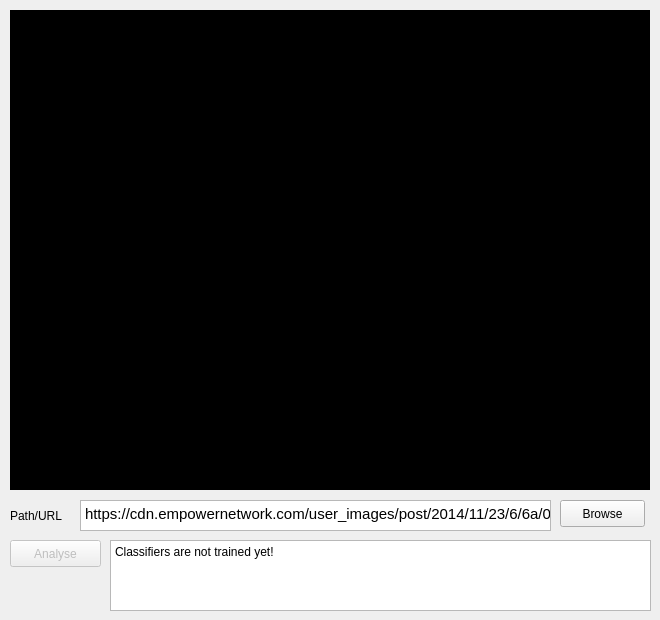
   <widget class="QWidget" name="pictureTab">
    <attribute name="title">
     <string>Picture</string>
    </attribute>
    <widget class="QPlainTextEdit" name="analysePictureLog">
     <property name="geometry">
      <rect>
       <x>110</x>
       <y>540</y>
       <width>541</width>
       <height>71</height>
      </rect>
     </property>
     <property name="readOnly">
      <bool>true</bool>
     </property>
     <property name="plainText">
      <string>Classifiers are not trained yet!</string>
     </property>
    </widget>
    <widget class="QLabel" name="camLabel_2">
     <property name="geometry">
      <rect>
       <x>10</x>
       <y>10</y>
       <width>640</width>
       <height>480</height>
      </rect>
     </property>
     <property name="palette">
      <palette>
       <active>
        <colorrole role="WindowText">
         <brush brushstyle="SolidPattern">
          <color alpha="255">
           <red>0</red>
           <green>0</green>
           <blue>0</blue>
          </color>
         </brush>
        </colorrole>
        <colorrole role="Base">
         <brush brushstyle="SolidPattern">
          <color alpha="255">
           <red>255</red>
           <green>255</green>
           <blue>255</blue>
          </color>
         </brush>
        </colorrole>
        <colorrole role="Window">
         <brush brushstyle="SolidPattern">
          <color alpha="255">
           <red>0</red>
           <green>0</green>
           <blue>0</blue>
          </color>
         </brush>
        </colorrole>
       </active>
       <inactive>
        <colorrole role="WindowText">
         <brush brushstyle="SolidPattern">
          <color alpha="255">
           <red>0</red>
           <green>0</green>
           <blue>0</blue>
          </color>
         </brush>
        </colorrole>
        <colorrole role="Base">
         <brush brushstyle="SolidPattern">
          <color alpha="255">
           <red>255</red>
           <green>255</green>
           <blue>255</blue>
          </color>
         </brush>
        </colorrole>
        <colorrole role="Window">
         <brush brushstyle="SolidPattern">
          <color alpha="255">
           <red>0</red>
           <green>0</green>
           <blue>0</blue>
          </color>
         </brush>
        </colorrole>
       </inactive>
       <disabled>
        <colorrole role="WindowText">
         <brush brushstyle="SolidPattern">
          <color alpha="255">
           <red>159</red>
           <green>158</green>
           <blue>158</blue>
          </color>
         </brush>
        </colorrole>
        <colorrole role="Base">
         <brush brushstyle="SolidPattern">
          <color alpha="255">
           <red>0</red>
           <green>0</green>
           <blue>0</blue>
          </color>
         </brush>
        </colorrole>
        <colorrole role="Window">
         <brush brushstyle="SolidPattern">
          <color alpha="255">
           <red>0</red>
           <green>0</green>
           <blue>0</blue>
          </color>
         </brush>
        </colorrole>
       </disabled>
      </palette>
     </property>
     <property name="font">
      <font>
       <weight>75</weight>
       <bold>true</bold>
      </font>
     </property>
     <property name="cursor">
      <cursorShape>ArrowCursor</cursorShape>
     </property>
     <property name="autoFillBackground">
      <bool>true</bool>
     </property>
     <property name="text">
      <string>webcam image</string>
     </property>
     <property name="alignment">
      <set>Qt::AlignCenter</set>
     </property>
    </widget>
    <widget class="QPushButton" name="pictureBrowseButton">
     <property name="geometry">
      <rect>
       <x>560</x>
       <y>500</y>
       <width>85</width>
       <height>27</height>
      </rect>
     </property>
     <property name="text">
      <string>Browse</string>
     </property>
    </widget>
    <widget class="QTextBrowser" name="analysePicturePath">
     <property name="geometry">
      <rect>
       <x>80</x>
       <y>500</y>
       <width>471</width>
       <height>31</height>
      </rect>
     </property>
     <property name="verticalScrollBarPolicy">
      <enum>Qt::ScrollBarAlwaysOff</enum>
     </property>
     <property name="horizontalScrollBarPolicy">
      <enum>Qt::ScrollBarAlwaysOff</enum>
     </property>
     <property name="lineWrapMode">
      <enum>QTextEdit::NoWrap</enum>
     </property>
     <property name="readOnly">
      <bool>false</bool>
     </property>
     <property name="html">
      <string>&lt;!DOCTYPE HTML PUBLIC &quot;-//W3C//DTD HTML 4.0//EN&quot; &quot;http://www.w3.org/TR/REC-html40/strict.dtd&quot;&gt;
&lt;html&gt;&lt;head&gt;&lt;meta name=&quot;qrichtext&quot; content=&quot;1&quot; /&gt;&lt;style type=&quot;text/css&quot;&gt;
p, li { white-space: pre-wrap; }
&lt;/style&gt;&lt;/head&gt;&lt;body style=&quot; font-family:'Ubuntu'; font-size:11pt; font-weight:400; font-style:normal;&quot;&gt;
&lt;p style=&quot; margin-top:0px; margin-bottom:0px; margin-left:0px; margin-right:0px; -qt-block-indent:0; text-indent:0px;&quot;&gt;https://cdn.empowernetwork.com/user_images/post/2014/11/23/6/6a/000b/540x293_20141123_66a000b46a75b53a1f9ec0b35edcadff_jpg.jpg&lt;/p&gt;&lt;/body&gt;&lt;/html&gt;</string>
     </property>
    </widget>
    <widget class="QLabel" name="label_19">
     <property name="geometry">
      <rect>
       <x>10</x>
       <y>500</y>
       <width>71</width>
       <height>31</height>
      </rect>
     </property>
     <property name="text">
      <string>Path/URL</string>
     </property>
    </widget>
    <widget class="QPushButton" name="analysePictureButton">
     <property name="enabled">
      <bool>false</bool>
     </property>
     <property name="geometry">
      <rect>
       <x>10</x>
       <y>540</y>
       <width>91</width>
       <height>27</height>
      </rect>
     </property>
     <property name="text">
      <string>Analyse</string>
     </property>
    </widget>
   </widget>
